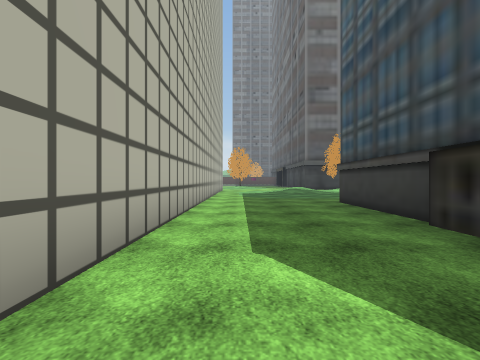
View 1 (above)

20 first-person views from a walk through a scene from a Unity 3-D project. The camera is 1.2 m above the floor, looks level and sees 85° across. The floor is counted in squares, 2 m on a side. Each view is taken from the middle of a square. On the plan, view 1 faces up. The plan holds only what a view shows up to about 9 squares ahead; the rest is blank. The place goes on beyond the plan. The player character is not drawn. Some animated figures are not drawn. Some surface patterns are stand-ins.

View 2
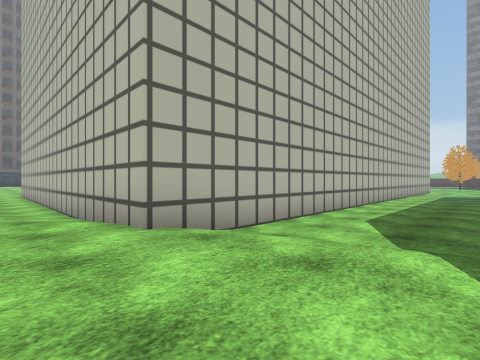

View 3
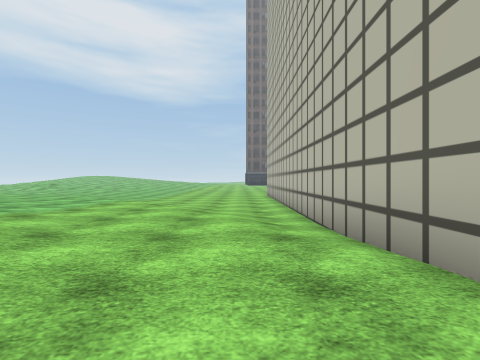

View 4
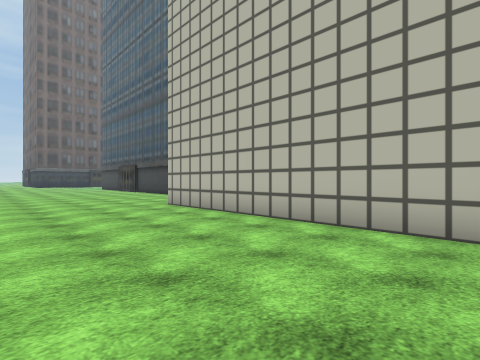

View 5
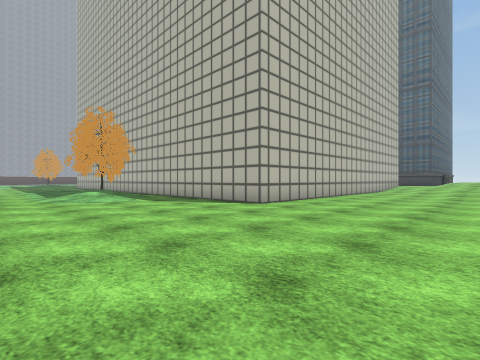

View 6
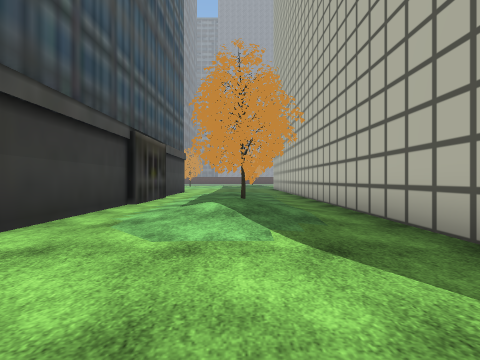

View 7
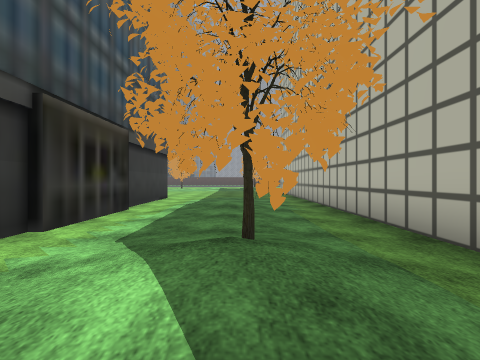

View 8
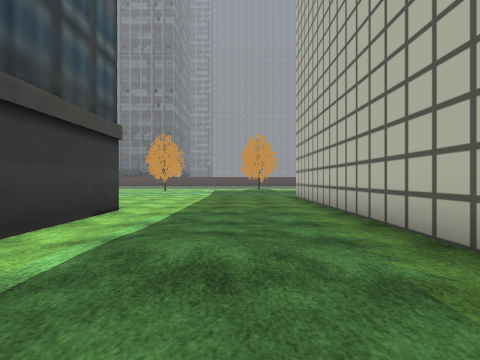

View 9
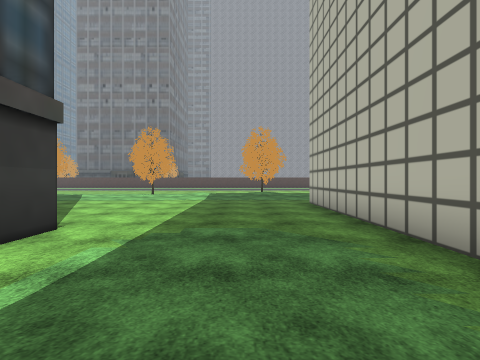

View 10
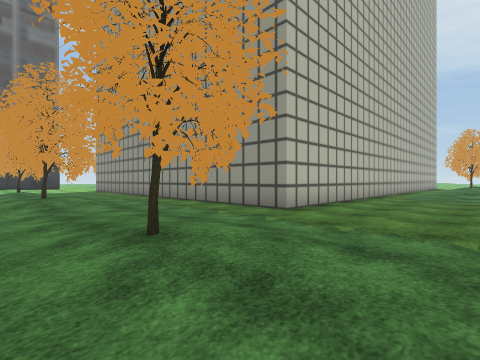

View 11
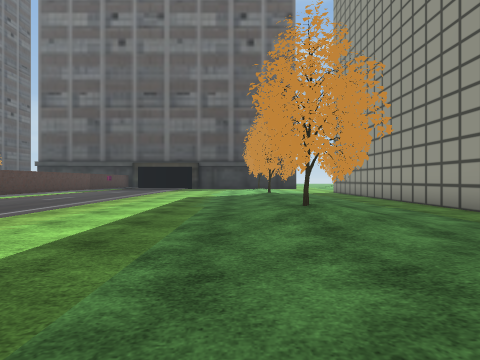

View 12
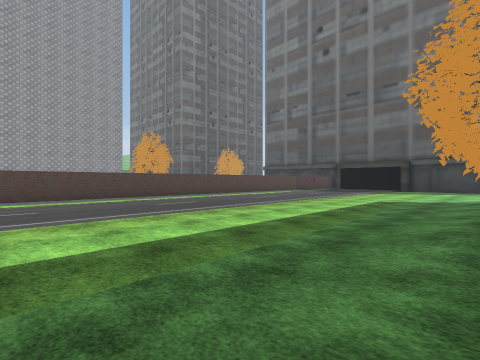

View 13
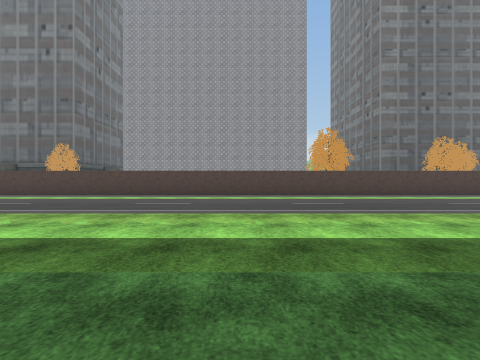

View 14
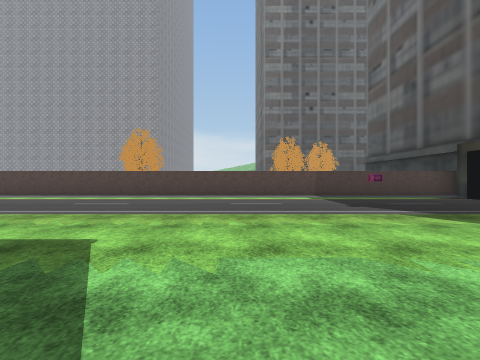

View 15
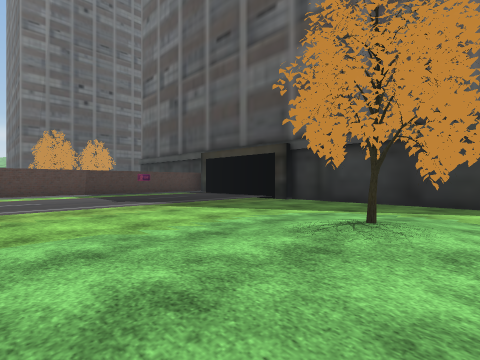

View 16
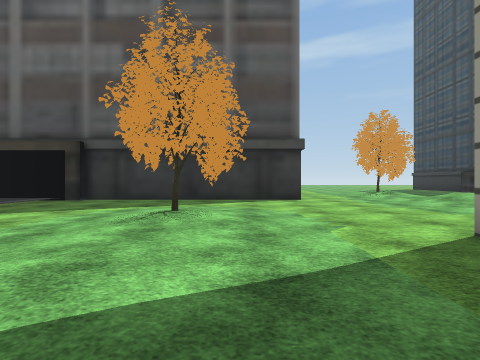

View 17
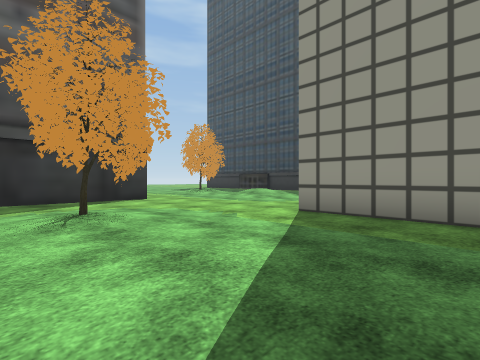

View 18
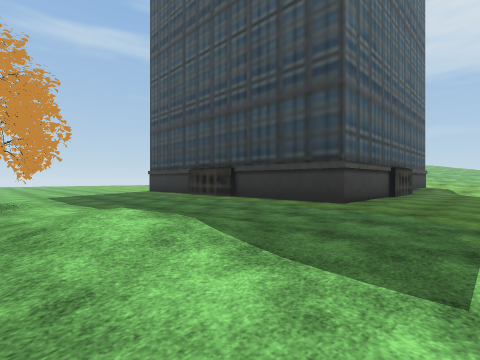

View 19
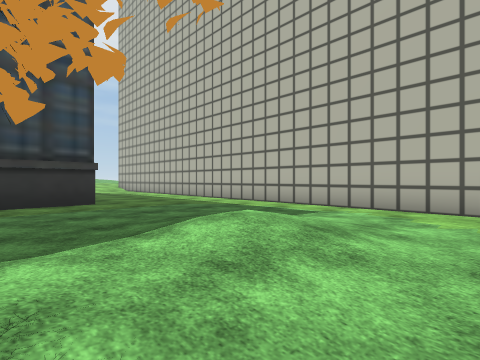

View 20
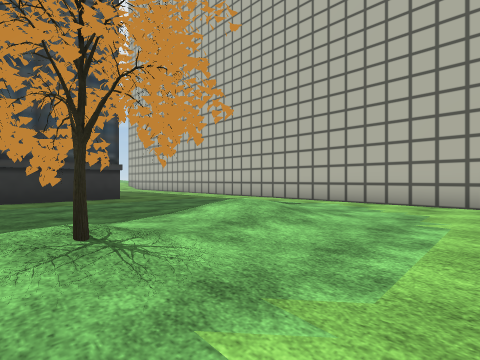

### Floor plan
Key: @ floor where view 1 was taken; # wall or solid block; . main floor; : floor 0.25 m higher than the main floor; + floor 0.5 m higher than the main floor; / step, stairs or slope; T tree.
Columns run from 20 left of view 1 to 6 right of it. Each row starts with its distance up from view 1.
 30                   ..
 29 #########################
 28  :::::::::::::::::::::::#
 27   ......................#
 26    .....................#
 25    .....................#
 24     ....................##
 23      ....................#
 22       ...................#
 21    ......./..............#
 20    :TT/..TT:/:TT....#....#
 19    ./T/../T.///T....T....#
 18    ......................#
 17 .........................#
 16 .......#############.......
 15 .......#           #.......
 14 .......#           #..//.T#
 13 .......#           #../+/:T
 12  #.....#           #..///..
 11  #.....#           #.......
 10  #.....#           #.......
  9  #.//..#           #.......
  8  #./:..#           #.......
  7  #.....#           #...####
  6  #.....#           #...#
  5  #.....#           #...#
  4  #.TT/.#           #...#
  3  #./T/.#           #...#
  2  #.//..#           #...
  1  ......#           #...
  0  ......#           #@//
 -1  ......#############:::
 -2  ...............//:::::
 -3  ............../:::::::
 -4  ............./:::::
 -5  ............/::::/
 -6  .........../:::+/

Where each view was taken, in squares from view 1:
view 1: 0 up, 0 right, facing up
view 2: 3 down, 2 right, facing up-left
view 3: 3 down, 0 right, facing left
view 4: 6 down, 6 left, facing up-left
view 5: 6 down, 19 left, facing up-right
view 6: 1 down, 16 left, facing up
view 7: 2 up, 16 left, facing up
view 8: 6 up, 16 left, facing up
view 9: 8 up, 16 left, facing up
view 10: 21 up, 17 left, facing down-right
view 11: 21 up, 14 left, facing right
view 12: 20 up, 14 left, facing up-right
view 13: 20 up, 12 left, facing up
view 14: 20 up, 3 left, facing up
view 15: 19 up, 3 left, facing up-right
view 16: 19 up, 4 left, facing right
view 17: 21 up, 4 left, facing down-right
view 18: 14 up, 0 right, facing down-right
view 19: 15 up, 5 right, facing down-left
view 20: 16 up, 6 right, facing down-left
